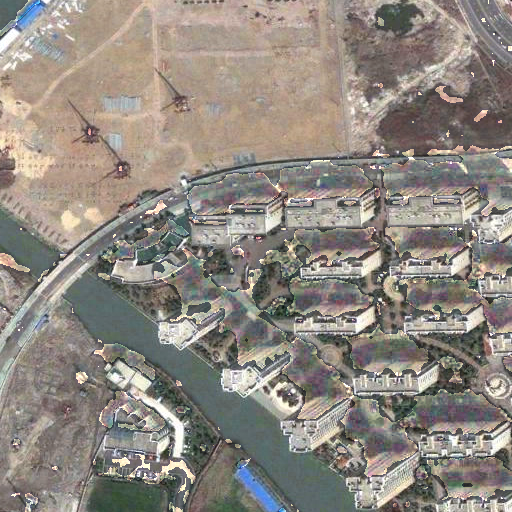
#> input picture Experiments/corrected_image.png, 512 x 512 px, given in place of 00004.png, which was not available
$ jupyter execute --allow-errors SVD.ipynb
#> lines starting #> are read from the running program, lines starting #| are printed output that depends on the picture; after the words box and inside, x2 and y2 are one past the last pixel; in counts of white or black regions, pixels touching at a corner belong together; pictures that were not available may be replaced by others from this repository, and a replacement may not be noted
[cell 1]
import os
import sys

main_path = os.path.dirname(os.getcwd())
sys.path.append(main_path)
print(main_path)

[cell 2]
import cv2
import matplotlib.pyplot as plt
import numpy as np

[cell 3]
DATASET_PATH = os.path.join(main_path, 'Datasets', 'SECOND','test','T1')

[cell 4]
def svd_noise_reduction(image, rank):
    U, S, Vt = np.linalg.svd(image, full_matrices=False)
    # Retain only the top rank singular values
    S_reduced = np.zeros_like(S)
    S_reduced[:rank] = S[:rank]
    # Reconstruct the denoised image
    noise_reduced_image = np.dot(U, np.dot(np.diag(S_reduced), Vt))
    # Clip values to ensure they remain in the valid range [0, 255]
    noise_reduced_image = np.clip(noise_reduced_image, 0, 255)
    return noise_reduced_image.astype(np.uint8)

def denoise_rgb_image(image, rank):
    # Split the image into its RGB channels
    r_channel, g_channel, b_channel = cv2.split(image)

    # Apply SVD noise reduction to each channel
    r_denoised = svd_noise_reduction(r_channel, rank)
    g_denoised = svd_noise_reduction(g_channel, rank)
    b_denoised = svd_noise_reduction(b_channel, rank)

    # Merge the denoised channels back together
    denoised_image = cv2.merge((r_denoised, g_denoised, b_denoised))
    return denoised_image

[cell 5]
# plot the histogram of 2 images
def plot_histogram(image1, image2):
    plt.figure(figsize=(10, 5))
    plt.subplot(1, 2, 1)
    plt.hist(image1.ravel(), bins=256, color='gray', alpha=0.7)
    plt.title('Histogram of Image 1')
    plt.subplot(1, 2, 2)
    plt.hist(image2.ravel(), bins=256, color='gray', alpha=0.7)
    plt.title('Histogram of Image 2')
    plt.show()

[cell 6]
def plot_denoised_image(image_num):
    image_path = os.path.join(DATASET_PATH, f'{image_num:05d}.png')
    image = cv2.imread(image_path)
    plt.figure(figsize=(12, 10))

    # Plot original and denoised images
    plt.subplot(2, 2, 1)
    plt.title('Original Image')
    plt.imshow(cv2.cvtColor(image, cv2.COLOR_BGR2RGB))
    plt.axis('off')

    rank = 1000  # Adjust the rank as needed for noise reduction
    denoised_image = denoise_rgb_image(image, rank)

    plt.subplot(2, 2, 2)
    plt.title('Denoised Image')
    plt.imshow(cv2.cvtColor(denoised_image, cv2.COLOR_BGR2RGB))
    plt.axis('off')

    # Plot histograms
    plt.subplot(2, 2, 3)
    plt.hist(image.ravel(), bins=256, color='gray', alpha=0.7)
    plt.title('Histogram of Original Image')

    plt.subplot(2, 2, 4)
    plt.hist(denoised_image.ravel(), bins=256, color='gray', alpha=0.7)
    plt.title('Histogram of Denoised Image')

    plt.tight_layout()
    plt.show()

plot_denoised_image(4)
#> in plot_denoised_image, image is the input picture: shape (512, 512, 3); mean B, G, R 128.4, 136.1, 142.8
#> in denoise_rgb_image, `r_channel, g_channel, b_channel = cv2.split(image)`:
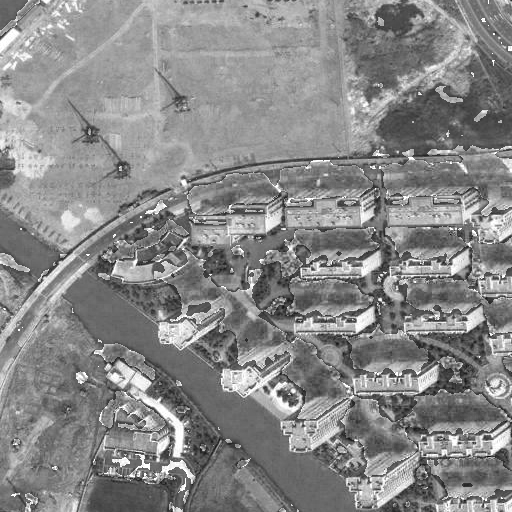
#> g_channel: shape (512, 512); min 0, max 255, mean 136.1
#> in denoise_rgb_image, `r_channel, g_channel, b_channel = cv2.split(image)`:
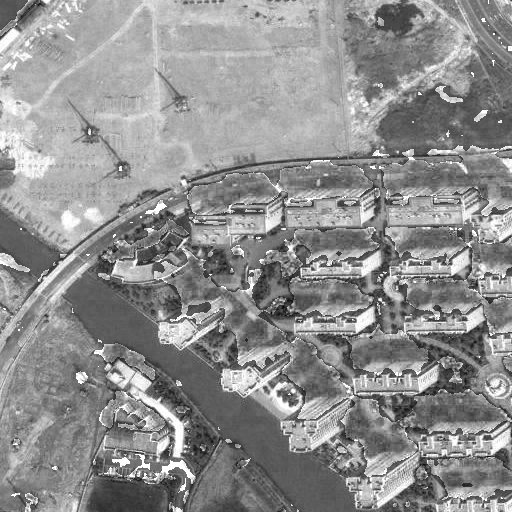
#> b_channel: shape (512, 512); min 5, max 255, mean 142.8
#> in svd_noise_reduction, `U, S, Vt = np.linalg.svd(image, full_matrices=False)`:
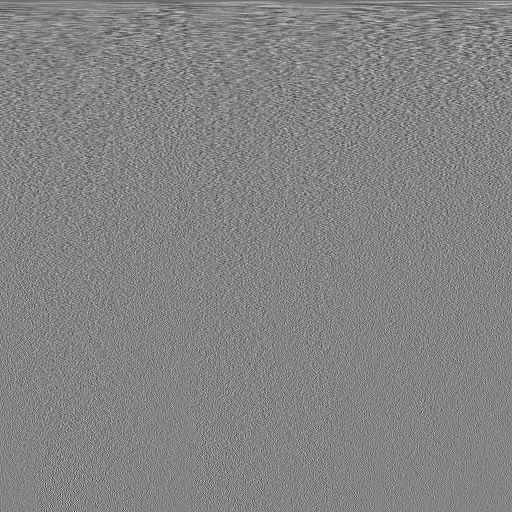
#> Vt: shape (512, 512) float64; min -0.288, max 0.267, mean -7.63e-05; drawn with min black and max white
#> in svd_noise_reduction, `U, S, Vt = np.linalg.svd(image, full_matrices=False)`: S = 512 values, max 66063.4 at index 0, min 0.0867 at index 511, mean 571.1
#> call 2 of svd_noise_reduction, with rank = 1000
#> in svd_noise_reduction (call 2), `U, S, Vt = np.linalg.svd(image, full_matrices=False)`:
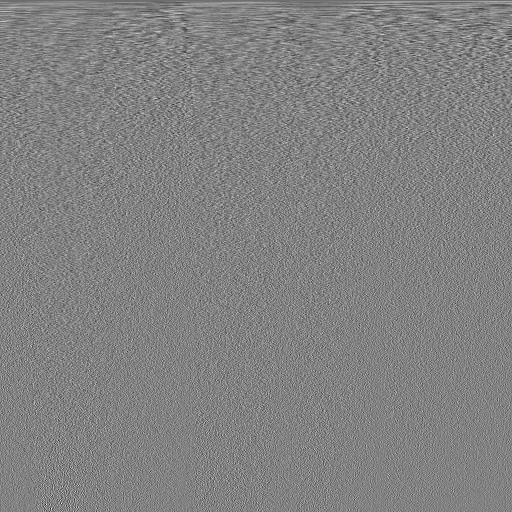
#> Vt: shape (512, 512) float64; min -0.307, max 0.295, mean -8.14e-05; drawn with min black and max white
#> in svd_noise_reduction (call 2), `U, S, Vt = np.linalg.svd(image, full_matrices=False)`: S = 512 values, max 70096.7 at index 0, min 0.0682 at index 511, mean 626
#> call 3 of svd_noise_reduction, with rank = 1000
#> in svd_noise_reduction (call 3), `U, S, Vt = np.linalg.svd(image, full_matrices=False)`:
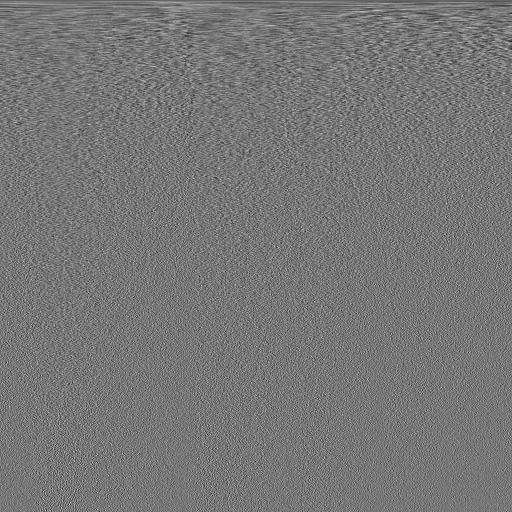
#> Vt: shape (512, 512) float64; min -0.284, max 0.324, mean -9.25e-05; drawn with min black and max white
#> in svd_noise_reduction (call 3), `U, S, Vt = np.linalg.svd(image, full_matrices=False)`: S = 512 values, max 73834.6 at index 0, min 0.161 at index 511, mean 658.7
#> in plot_denoised_image, `plt.show()`:
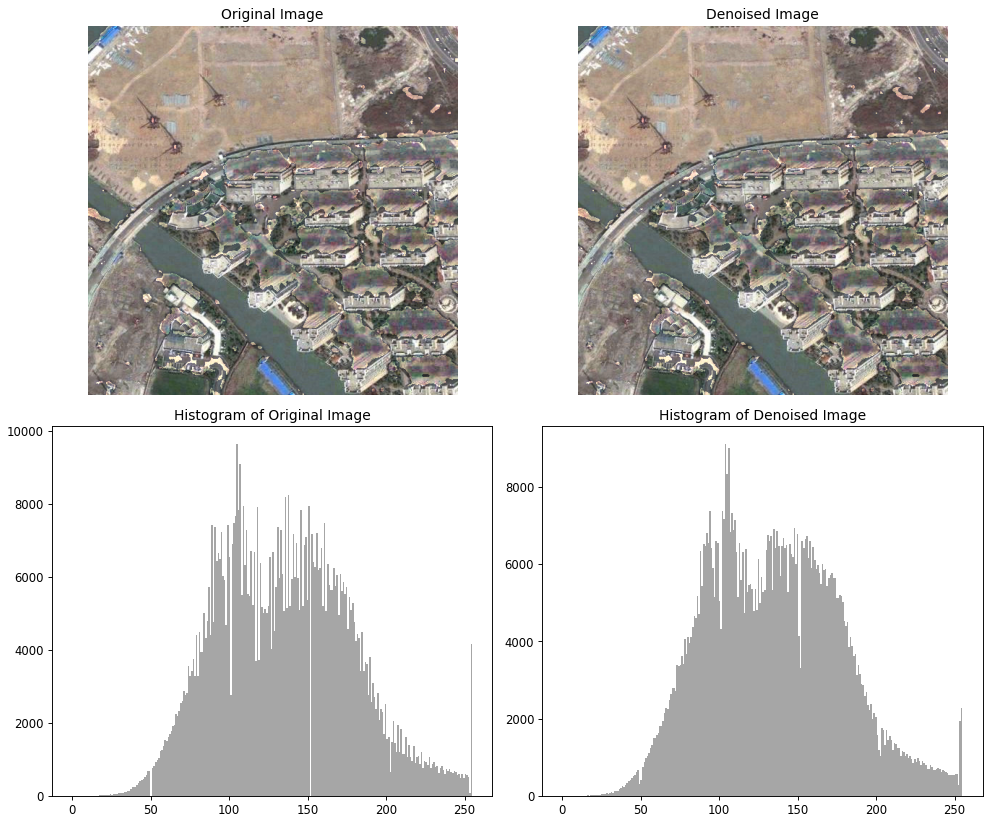
#> figure drawn by matplotlib, 4 panels; panel 3: tallest bar 9643 high, from x = 104.6 to 105.6; panel 4: tallest bar 9113 high, from x = 103.6 to 104.6

[cell 7]
plot_denoised_image(1964)
#> call 2 of plot_denoised_image, with image_num = 1964
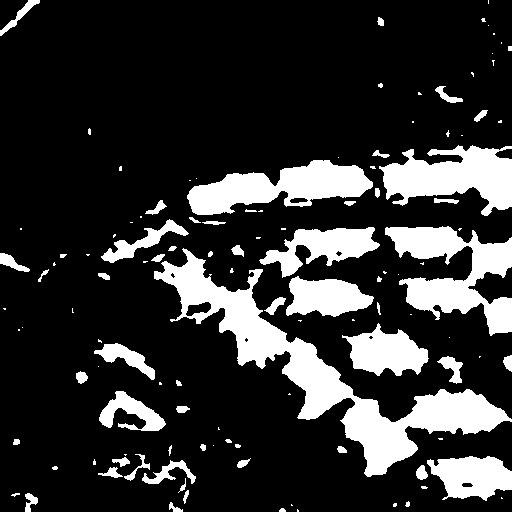
#> input picture Experiments/shadow_mask.png, 512 x 512 px, given in place of 01964.png, which was not available
#> in plot_denoised_image, image is the input picture: shape (512, 512, 3); values 0 (black) and 1 (white), 19.4% white; 118 white regions (60 under 20 px), largest, box (x1, y1, x2, y2) and area: (154, 248, 512, 477) 15014, (385, 226, 512, 336) 6534, (187, 160, 373, 215) 5535
#> call 4 of svd_noise_reduction, with rank = 1000
#> in svd_noise_reduction (call 4), `U, S, Vt = np.linalg.svd(image, full_matrices=False)`:
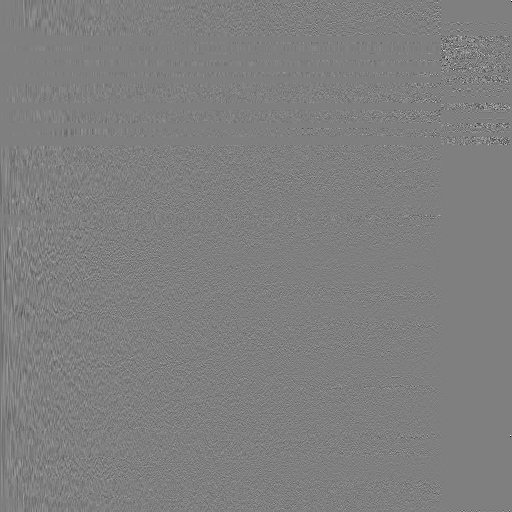
#> U: shape (512, 512) float64; min -0.704, max 0.704, mean -3.51e-05; drawn with min black and max white
#> in svd_noise_reduction (call 4), `U, S, Vt = np.linalg.svd(image, full_matrices=False)`: S = 512 values, max 157.1 at index 0, min 1.06e-14 at index 511, mean 3.4
#> in svd_noise_reduction (call 4), `return noise_reduced_image.astype(np.uint8)`:
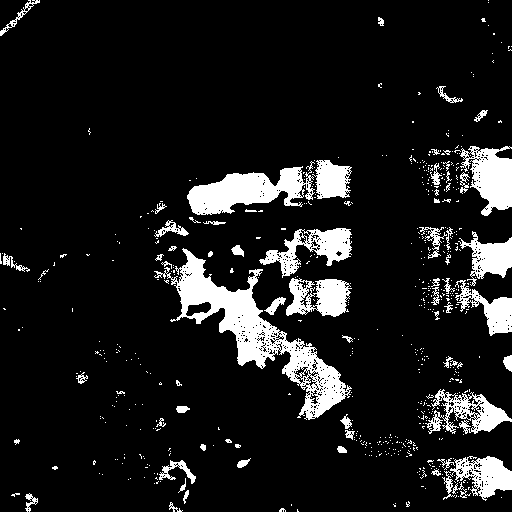
#> returned value: shape (512, 512); values 0 (black) and 1 (white), 10.8% white; 578 white regions (512 under 20 px), largest, box (x1, y1, x2, y2) and area: (154, 248, 352, 420) 7338, (187, 161, 315, 215) 3419, (460, 146, 512, 216) 2173
#> in plot_denoised_image (call 2), `plt.show()`:
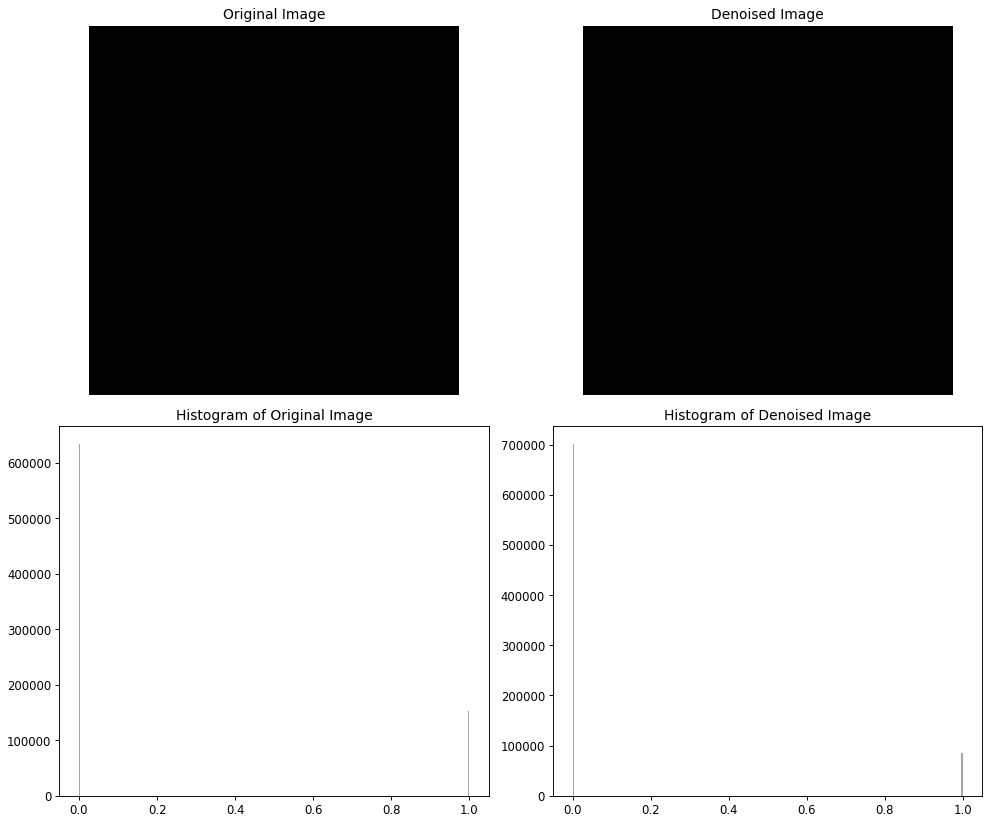
#> figure drawn by matplotlib, 4 panels; panel 3: tallest bar 634152 high, from x = 0 to 0.00391; panel 4: tallest bar 701781 high, from x = 0 to 0.00391
